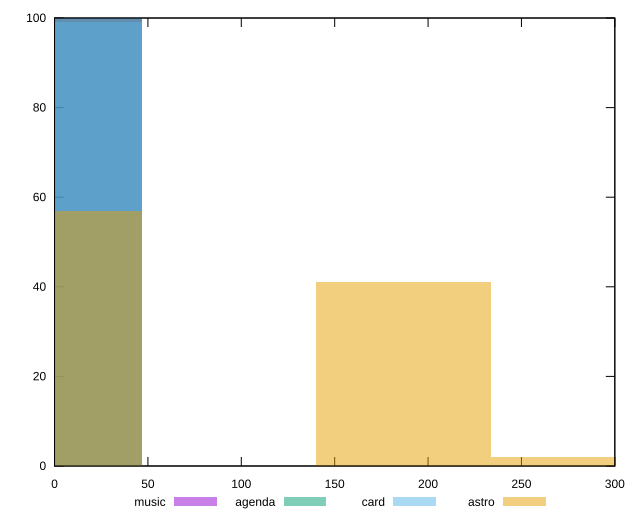

Write gnuplot code to recreate this figure.
reset

$music <<EOF
0 100
EOF

$agenda <<EOF
0 100
EOF

$card <<EOF
0 99
EOF

$astro <<EOF
0 57
186.95867811941514 41
280.4380171791227 2
EOF

set key outside below
set boxwidth 93.47933905970757
set xrange [0:300]
set yrange [0:100]
set trange [0:100]
set style fill transparent solid 0.5 noborder
set terminal svg size 640, 520 enhanced background rgb 'white'
set output "report/report_00029_2021-02-24T13-36-40.390Z/legacy-javascript/comparison/histogram/all_raw.svg"

plot $music title "music" with boxes, \
     $agenda title "agenda" with boxes, \
     $card title "card" with boxes, \
     $astro title "astro" with boxes

reset
